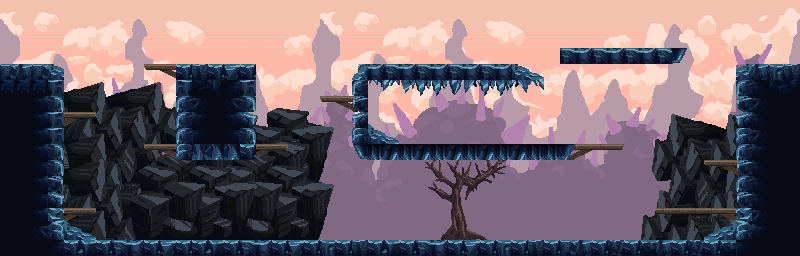

Rendered tile map (Tiled .tmx) drawn with the repository's tilesets; below, a short description and the map source with its tile grids summarised:
An orthogonal 50x16 tile map with 16x16 px tiles, 9 tile layers (background1, background2, background3, background4, ...), 5 tilesets and 20 objects.

<map version="1.5" tiledversion="1.6.0" orientation="orthogonal" renderorder="right-down" width="50" height="16" tilewidth="16" tileheight="16" infinite="0" nextlayerid="15" nextobjectid="46">
 <tileset firstgid="1" source="tilemaps/background01.tsx" />
 <tileset firstgid="481" source="tilemaps/background02.tsx" />
 <tileset firstgid="961" source="tilemaps/background03.tsx" />
 <tileset firstgid="1441" source="tilemaps/main_lev_build_1.tsx" />
 <tileset firstgid="5537" source="tilemaps/rocks.tsx" />
 <objectgroup id="7" name="ground">
  <object id="15" x="0.333333" y="63.6667" width="64" height="192" />
  <object id="17" x="-0.0625" y="240.125" width="800" height="16" />
  <object id="18" x="736.25" y="63.75" width="64" height="192" />
  <object id="23" x="797" y="-0.25" width="6" height="285.25" />
  <object id="24" x="0.25" y="0" width="937.25" height="2.75" />
  <object id="25" x="-0.5" y="-2.25" width="2.5" height="267.5" />
 </objectgroup>
 <objectgroup id="8" name="bricks">
  <object id="19" x="656" y="208" width="80" height="16" />
  <object id="20" x="704.75" y="160.25" width="32" height="16" />
  <object id="27" x="176" y="63.75" width="80" height="96" />
  <object id="28" x="143.75" y="63.5" width="32" height="16" />
  <object id="29" x="144.25" y="143.75" width="32" height="16" />
  <object id="30" x="255.75" y="143.75" width="32" height="16" />
  <object id="33" x="64" y="224" width="32" height="16" />
  <object id="34" x="64" y="112" width="32" height="16" />
  <object id="35" x="64" y="208" width="32" height="16" />
  <object id="37" x="320" y="63.75" width="192" height="16" />
  <object id="40" x="352" y="144.063" width="272" height="16" />
  <object id="41" x="352" y="160.133" width="224" height="16" />
  <object id="43" x="560.667" y="48" width="112" height="16" />
 </objectgroup>
 <objectgroup id="9" name="clouds" />
 <objectgroup id="11" name="spikes">
  <object id="45" x="368" y="80" width="176" height="3.25" />
 </objectgroup>
 <layer id="1" name="background1" width="50" height="16">
  <data>[800 cells, 800 non-empty, 480 distinct tile ids]</data>
 </layer>
 <layer id="2" name="background2" width="50" height="16">
  <data>[800 cells, 800 non-empty, 482 distinct tile ids]</data>
 </layer>
 <layer id="3" name="background3" width="50" height="16">
  <data>[800 cells, 800 non-empty, 480 distinct tile ids]</data>
 </layer>
 <layer id="13" name="background4" width="50" height="16">
  <data>[800 cells, 189 non-empty, 189 distinct tile ids]</data>
 </layer>
 <layer id="14" name="background5" width="50" height="16">
  <data>[800 cells, 177 non-empty, 177 distinct tile ids]</data>
 </layer>
 <layer id="12" name="platforms" width="50" height="16">
  <data>[800 cells, 57 non-empty, 27 distinct tile ids]</data>
 </layer>
 <layer id="4" name="graphics1" width="50" height="16">
  <data>[800 cells, 442 non-empty, 67 distinct tile ids]</data>
 </layer>
 <layer id="5" name="graphics2" width="50" height="16">
  <data>[800 cells, 90 non-empty, 32 distinct tile ids]</data>
 </layer>
 <layer id="6" name="graphics3" width="50" height="16">
  <data>[800 cells, 107 non-empty, 24 distinct tile ids]</data>
 </layer>
</map>
